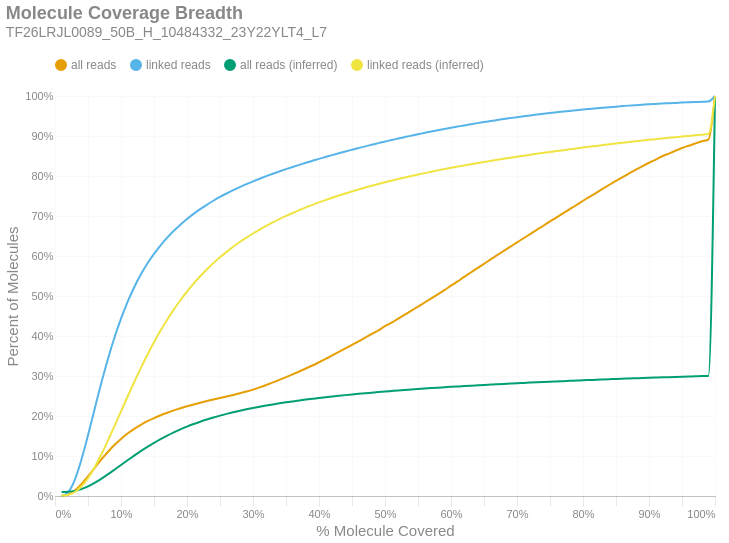

Write notebook code for a chart like this one.
### Markdown cell above
### Molecule Read Coverage
This chart shows molecule coverage breadth as computed by the number of bases aligned to that molecule. In other words, "*how much of each unique long molecule is actually sequenced/aligned?*" Keep in mind there is a distinction between sequences and alignments, since some sequences belonging to a particular molecule may not align well and wouldn't appear in the alignment data. This chart also shows molecule coverage breadth as computed by the *inferred fragment* from which the aligned sequences originate. Unlike read coverage, this calculation takes into account the total insert size, including unsequenced gaps between the forward and reverse reads. Like the previous figures, these are cumulative percents.

### Code cell
if SKIPLR:
    print_html(f"Skipped")
else:
    binned_df = consolidated_hist(valids['coverage_bp'], mask, 0.01, True)
    binned_df_inf = consolidated_hist(valids['coverage_inserts'], mask, 0.01, True)
    binned_df = binned_df.with_columns(pl.lit(binned_df_inf['all reads (cumsum)']).alias('all reads (inferred)'))
    binned_df = binned_df.with_columns(pl.lit(binned_df_inf['linked reads (cumsum)']).alias('linked reads (inferred)'))
    binned_df = binned_df.with_columns(
        (pl.col('bin').cast(pl.Float64) + 0.01).alias('right_edge')
    )

    with SafeRender(binned_df):
        (
            density_plot(binned_df, 'Molecule Coverage Breadth', samplename, 'molcov', ['all reads (inferred)','linked reads (inferred)'])
            .encode(
                #x=alt.X('bin:Q', title="% Molecule Covered").axis(format = '%').scale(padding=0),
                x=alt.X('right_edge:Q', title="% Molecule Covered").axis(format='%').scale(padding=0),
                y=alt.Y('value:Q', title='Percent of Molecules')
                    .axis(format='%')
                    .stack(False)
                    .scale(domainMin=0, padding=0),
                color=alt.Color("key:N").scale(domain = ["all reads", "linked reads", "all reads (inferred)", "linked reads (inferred)"]),
                tooltip = [
                    alt.Tooltip("key:N", title = "Data Type"),
                    alt.Tooltip("range_label:N", title="% Molecule Covered"),
                    alt.Tooltip("value:Q", format = ".2%", title="% Molecules")
                ]
            )
        ).display()

### Figure 1 — Vega-Lite specification as saved in the notebook (floating-point values rounded to 4 significant figures)
{"width": "container", "height": 400, "config": {"title": {"anchor": "start", "dy": -15, "fontSize": 18, "color": "#888888", "subtitleColor": "#888888", "subtitleFontSize": 14}, "arc": {"fill": "#0072B2"}, "axis": {"domainColor": "#888888", "domainWidth": 0.5, "gridWidth": 0.2, "grid": false, "titleFontWeight": 400, "titleFontSize": 15, "labelFontSize": 11, "labelColor": "#888888", "tickColor": "#888888", "tickWidth": 0.2, "titleColor": "#888888"}, "axisBand": {"grid": false}, "axisX": {"grid": true, "tickSize": 10, "domainCap": "round"}, "axisY": {"domain": false, "grid": true, "tickSize": 0, "domainCap": "round"}, "background": "transparent", "header": {"labelFontSize": 15, "labelColor": "#888888", "titleFontSize": 15, "titleFontWeight": 600, "titleColor": "#888888"}, "legend": {"labelFont": "sans-serif", "labelFontSize": 12, "labelColor": "#888888", "symbolSize": 100, "symbolType": "circle", "titleFontSize": 12, "titlePadding": 10, "titleColor": "#888888", "title": null, "orient": "top"}, "range": {"category": ["#E69F00", "#56B4E9", "#009E73", "#F0E442", "#0072B2", "#D55E00", "#CC79A7", "#000000"], "diverging": ["#cfe8f3", "#a2d4ec", "#73bfe2", "#46abdb", "#1696d2", "#12719e"]}, "area": {"fill": "#0072B2", "fillOpacity": 0.7, "line": true, "strokeOpacity": 0.7}, "line": {"color": "#0072B2", "stroke": "#0072B2", "strokeWidth": 2}, "trail": {"color": "#0072B2", "stroke": "#0072B2", "strokeWidth": 0, "size": 1}, "point": {"filled": true, "fillOpacity": 1.0, "size": 95}, "text": {"color": "#888888", "fontSize": 11, "align": "right", "fontWeight": 400, "size": 11}, "bar": {"fill": "#0072B2", "stroke": null}, "view": {"stroke": null, "continuousWidth": 660, "continuousHeight": 400}}, "data": {"name": "data-1a677fc0e33ffefe5a7bfb4d7891f4c2"}, "mark": {"type": "line", "interpolate": "monotone", "point": {"opacity": 0, "size": 275}}, "encoding": {"color": {"field": "key", "scale": {"domain": ["all reads", "linked reads", "all reads (inferred)", "linked reads (inferred)"]}, "type": "nominal"}, "tooltip": [{"field": "key", "title": "Data Type", "type": "nominal"}, {"field": "range_label", "title": "% Molecule Covered", "type": "nominal"}, {"field": "value", "format": ".2%", "title": "% Molecules", "type": "quantitative"}], "x": {"axis": {"format": "%"}, "field": "right_edge", "scale": {"padding": 0}, "title": "% Molecule Covered", "type": "quantitative"}, "y": {"axis": {"format": "%"}, "field": "value", "scale": {"domainMin": 0, "padding": 0}, "stack": false, "title": "Percent of Molecules", "type": "quantitative"}}, "params": [{"name": "param_c36ac31b6afebe62", "select": {"type": "point", "fields": ["key"]}, "bind": "legend"}], "title": {"text": "Molecule Coverage Breadth", "subtitle": "TF26LRJL0089_50B_H_10484332_23Y22YLT4_L7"}, "transform": [{"fold": ["all reads (cumsum)", "linked reads (cumsum)", "all reads (inferred)", "linked reads (inferred)"]}, {"calculate": "replace(datum.key, ' (cumsum)', '')", "as": "key"}, {"filter": {"param": "param_c36ac31b6afebe62"}}], "usermeta": {"embedOptions": {"downloadFileName": "TF26LRJL0089_50B_H_10484332_23Y22YLT4_L7.molcov"}}, "$schema": "https://vega.github.io/schema/vega-lite/v6.4.1.json", "datasets": {"data-1a677fc0e33ffefe5a7bfb4d7891f4c2": [{"bin": "0.0", "interval": "0.0-0.01", "all reads": 0.0001768, "linked reads": 0.0003633, "all reads (cumsum)": 0.0001768, "linked reads (cumsum)": 0.0003633, "range_label": "0.0-0.01", "all reads (inferred)": 0.009857, "linked reads (inferred)": 0.001583, "right_edge": 0.01}, {"bin": "0.01", "interval": "0.01-0.02", "all reads": 0.003233, "linked reads": 0.009418, "all reads (cumsum)": 0.00341, "linked reads (cumsum)": 0.009781, "range_label": "0.01-0.02", "all reads (inferred)": 0.0105, "linked reads (inferred)": 0.003277, "right_edge": 0.02}, {"bin": "0.02", "interval": "0.02-0.03", "all reads": 0.01003, "linked reads": 0.03072, "all reads (cumsum)": 0.01344, "linked reads (cumsum)": 0.0405, "range_label": "0.02-0.03", "all reads (inferred)": 0.01277, "linked reads (inferred)": 0.009995, "right_edge": 0.03}, {"bin": "0.03", "interval": "0.03-0.04", "all reads": 0.0161, "linked reads": 0.04995, "all reads (cumsum)": 0.02954, "linked reads (cumsum)": 0.09045, "range_label": "0.03-0.04", "all reads (inferred)": 0.01724, "linked reads (inferred)": 0.02367, "right_edge": 0.04}, {"bin": "0.04", "interval": "0.04-0.05", "all reads": 0.01964, "linked reads": 0.06118, "all reads (cumsum)": 0.04918, "linked reads (cumsum)": 0.1516, "range_label": "0.04-0.05", "all reads (inferred)": 0.02401, "linked reads (inferred)": 0.04445, "right_edge": 0.05}, {"bin": "0.05", "interval": "0.05-0.06", "all reads": 0.02098, "linked reads": 0.06547, "all reads (cumsum)": 0.07016, "linked reads (cumsum)": 0.2171, "range_label": "0.05-0.06", "all reads (inferred)": 0.0327, "linked reads (inferred)": 0.07142, "right_edge": 0.06}, {"bin": "0.06", "interval": "0.06-0.07", "all reads": 0.02064, "linked reads": 0.06446, "all reads (cumsum)": 0.09081, "linked reads (cumsum)": 0.2816, "range_label": "0.06-0.07", "all reads (inferred)": 0.04285, "linked reads (inferred)": 0.103, "right_edge": 0.07}, {"bin": "0.07", "interval": "0.07-0.08", "all reads": 0.01914, "linked reads": 0.05979, "all reads (cumsum)": 0.1099, "linked reads (cumsum)": 0.3414, "range_label": "0.07-0.08", "all reads (inferred)": 0.05398, "linked reads (inferred)": 0.1377, "right_edge": 0.08}, {"bin": "0.08", "interval": "0.08-0.09", "all reads": 0.01737, "linked reads": 0.05428, "all reads (cumsum)": 0.1273, "linked reads (cumsum)": 0.3956, "range_label": "0.08-0.09", "all reads (inferred)": 0.06571, "linked reads (inferred)": 0.1743, "right_edge": 0.09}, {"bin": "0.09", "interval": "0.09-0.1", "all reads": 0.01538, "linked reads": 0.04801, "all reads (cumsum)": 0.1427, "linked reads (cumsum)": 0.4436, "range_label": "0.09-0.1", "all reads (inferred)": 0.07766, "linked reads (inferred)": 0.2116, "right_edge": 0.1}, {"bin": "0.1", "interval": "0.1-0.11", "all reads": 0.01343, "linked reads": 0.04187, "all reads (cumsum)": 0.1561, "linked reads (cumsum)": 0.4855, "range_label": "0.1-0.11", "all reads (inferred)": 0.08953, "linked reads (inferred)": 0.2487, "right_edge": 0.11}, {"bin": "0.11", "interval": "0.11-0.12", "all reads": 0.01172, "linked reads": 0.0365, "all reads (cumsum)": 0.1679, "linked reads (cumsum)": 0.522, "range_label": "0.11-0.12", "all reads (inferred)": 0.1011, "linked reads (inferred)": 0.2848, "right_edge": 0.12}, {"bin": "0.12", "interval": "0.12-0.13", "all reads": 0.01016, "linked reads": 0.03154, "all reads (cumsum)": 0.178, "linked reads (cumsum)": 0.5535, "range_label": "0.12-0.13", "all reads (inferred)": 0.1123, "linked reads (inferred)": 0.3198, "right_edge": 0.13}, {"bin": "0.13", "interval": "0.13-0.14", "all reads": 0.008968, "linked reads": 0.02768, "all reads (cumsum)": 0.187, "linked reads (cumsum)": 0.5812, "range_label": "0.13-0.14", "all reads (inferred)": 0.1229, "linked reads (inferred)": 0.353, "right_edge": 0.14}, {"bin": "0.14", "interval": "0.14-0.15", "all reads": 0.007895, "linked reads": 0.02415, "all reads (cumsum)": 0.1949, "linked reads (cumsum)": 0.6054, "range_label": "0.14-0.15", "all reads (inferred)": 0.133, "linked reads (inferred)": 0.3843, "right_edge": 0.15}, {"bin": "0.15", "interval": "0.15-0.16", "all reads": 0.007064, "linked reads": 0.02143, "all reads (cumsum)": 0.2019, "linked reads (cumsum)": 0.6268, "range_label": "0.15-0.16", "all reads (inferred)": 0.1423, "linked reads (inferred)": 0.4135, "right_edge": 0.16}, {"bin": "0.16", "interval": "0.16-0.17", "all reads": 0.00632, "linked reads": 0.01896, "all reads (cumsum)": 0.2083, "linked reads (cumsum)": 0.6458, "range_label": "0.16-0.17", "all reads (inferred)": 0.151, "linked reads (inferred)": 0.4408, "right_edge": 0.17}, {"bin": "0.17", "interval": "0.17-0.18", "all reads": 0.005797, "linked reads": 0.01718, "all reads (cumsum)": 0.2141, "linked reads (cumsum)": 0.6629, "range_label": "0.17-0.18", "all reads (inferred)": 0.1591, "linked reads (inferred)": 0.466, "right_edge": 0.18}, {"bin": "0.18", "interval": "0.18-0.19", "all reads": 0.005277, "linked reads": 0.01535, "all reads (cumsum)": 0.2193, "linked reads (cumsum)": 0.6783, "range_label": "0.18-0.19", "all reads (inferred)": 0.1666, "linked reads (inferred)": 0.4894, "right_edge": 0.19}, {"bin": "0.19", "interval": "0.19-0.2", "all reads": 0.004907, "linked reads": 0.01404, "all reads (cumsum)": 0.2242, "linked reads (cumsum)": 0.6923, "range_label": "0.19-0.2", "all reads (inferred)": 0.1735, "linked reads (inferred)": 0.511, "right_edge": 0.2}, {"bin": "0.2", "interval": "0.2-0.21", "all reads": 0.004566, "linked reads": 0.01287, "all reads (cumsum)": 0.2288, "linked reads (cumsum)": 0.7052, "range_label": "0.2-0.21", "all reads (inferred)": 0.1799, "linked reads (inferred)": 0.5309, "right_edge": 0.21}, {"bin": "0.21", "interval": "0.21-0.22", "all reads": 0.004321, "linked reads": 0.01186, "all reads (cumsum)": 0.2331, "linked reads (cumsum)": 0.7171, "range_label": "0.21-0.22", "all reads (inferred)": 0.1858, "linked reads (inferred)": 0.5494, "right_edge": 0.22}, {"bin": "0.22", "interval": "0.22-0.23", "all reads": 0.004145, "linked reads": 0.01092, "all reads (cumsum)": 0.2373, "linked reads (cumsum)": 0.728, "range_label": "0.22-0.23", "all reads (inferred)": 0.1912, "linked reads (inferred)": 0.5664, "right_edge": 0.23}, {"bin": "0.23", "interval": "0.23-0.24", "all reads": 0.004029, "linked reads": 0.01013, "all reads (cumsum)": 0.2413, "linked reads (cumsum)": 0.7381, "range_label": "0.23-0.24", "all reads (inferred)": 0.1963, "linked reads (inferred)": 0.5822, "right_edge": 0.24}, {"bin": "0.24", "interval": "0.24-0.25", "all reads": 0.003849, "linked reads": 0.009425, "all reads (cumsum)": 0.2452, "linked reads (cumsum)": 0.7475, "range_label": "0.24-0.25", "all reads (inferred)": 0.201, "linked reads (inferred)": 0.5968, "right_edge": 0.25}, {"bin": "0.25", "interval": "0.25-0.26", "all reads": 0.003691, "linked reads": 0.008738, "all reads (cumsum)": 0.2488, "linked reads (cumsum)": 0.7563, "range_label": "0.25-0.26", "all reads (inferred)": 0.2053, "linked reads (inferred)": 0.6104, "right_edge": 0.26}, {"bin": "0.26", "interval": "0.26-0.27", "all reads": 0.003837, "linked reads": 0.008245, "all reads (cumsum)": 0.2527, "linked reads (cumsum)": 0.7645, "range_label": "0.26-0.27", "all reads (inferred)": 0.2094, "linked reads (inferred)": 0.623, "right_edge": 0.27}, {"bin": "0.27", "interval": "0.27-0.28", "all reads": 0.004079, "linked reads": 0.007771, "all reads (cumsum)": 0.2568, "linked reads (cumsum)": 0.7723, "range_label": "0.27-0.28", "all reads (inferred)": 0.2132, "linked reads (inferred)": 0.6349, "right_edge": 0.28}, {"bin": "0.28", "interval": "0.28-0.29", "all reads": 0.004388, "linked reads": 0.007308, "all reads (cumsum)": 0.2612, "linked reads (cumsum)": 0.7796, "range_label": "0.28-0.29", "all reads (inferred)": 0.2167, "linked reads (inferred)": 0.6459, "right_edge": 0.29}, {"bin": "0.29", "interval": "0.29-0.3", "all reads": 0.004857, "linked reads": 0.006933, "all reads (cumsum)": 0.266, "linked reads (cumsum)": 0.7865, "range_label": "0.29-0.3", "all reads (inferred)": 0.2201, "linked reads (inferred)": 0.6563, "right_edge": 0.3}, {"bin": "0.3", "interval": "0.3-0.31", "all reads": 0.005488, "linked reads": 0.006632, "all reads (cumsum)": 0.2715, "linked reads (cumsum)": 0.7932, "range_label": "0.3-0.31", "all reads (inferred)": 0.2232, "linked reads (inferred)": 0.666, "right_edge": 0.31}, {"bin": "0.31", "interval": "0.31-0.32", "all reads": 0.006068, "linked reads": 0.006374, "all reads (cumsum)": 0.2776, "linked reads (cumsum)": 0.7995, "range_label": "0.31-0.32", "all reads (inferred)": 0.2261, "linked reads (inferred)": 0.6753, "right_edge": 0.32}, {"bin": "0.32", "interval": "0.32-0.33", "all reads": 0.00639, "linked reads": 0.006058, "all reads (cumsum)": 0.284, "linked reads (cumsum)": 0.8056, "range_label": "0.32-0.33", "all reads (inferred)": 0.2289, "linked reads (inferred)": 0.684, "right_edge": 0.33}, {"bin": "0.33", "interval": "0.33-0.34", "all reads": 0.006502, "linked reads": 0.005843, "all reads (cumsum)": 0.2905, "linked reads (cumsum)": 0.8114, "range_label": "0.33-0.34", "all reads (inferred)": 0.2316, "linked reads (inferred)": 0.6923, "right_edge": 0.34}, {"bin": "0.34", "interval": "0.34-0.35", "all reads": 0.006805, "linked reads": 0.00574, "all reads (cumsum)": 0.2973, "linked reads (cumsum)": 0.8172, "range_label": "0.34-0.35", "all reads (inferred)": 0.2341, "linked reads (inferred)": 0.7001, "right_edge": 0.35}, {"bin": "0.35", "interval": "0.35-0.36", "all reads": 0.006971, "linked reads": 0.005446, "all reads (cumsum)": 0.3042, "linked reads (cumsum)": 0.8226, "range_label": "0.35-0.36", "all reads (inferred)": 0.2365, "linked reads (inferred)": 0.7076, "right_edge": 0.36}, {"bin": "0.36", "interval": "0.36-0.37", "all reads": 0.007121, "linked reads": 0.005205, "all reads (cumsum)": 0.3114, "linked reads (cumsum)": 0.8278, "range_label": "0.36-0.37", "all reads (inferred)": 0.2388, "linked reads (inferred)": 0.7147, "right_edge": 0.37}, {"bin": "0.37", "interval": "0.37-0.38", "all reads": 0.007393, "linked reads": 0.005111, "all reads (cumsum)": 0.3187, "linked reads (cumsum)": 0.8329, "range_label": "0.37-0.38", "all reads (inferred)": 0.241, "linked reads (inferred)": 0.7214, "right_edge": 0.38}, {"bin": "0.38", "interval": "0.38-0.39", "all reads": 0.007564, "linked reads": 0.00498, "all reads (cumsum)": 0.3263, "linked reads (cumsum)": 0.8379, "range_label": "0.38-0.39", "all reads (inferred)": 0.243, "linked reads (inferred)": 0.7279, "right_edge": 0.39}, {"bin": "0.39", "interval": "0.39-0.4", "all reads": 0.008067, "linked reads": 0.004941, "all reads (cumsum)": 0.3344, "linked reads (cumsum)": 0.8429, "range_label": "0.39-0.4", "all reads (inferred)": 0.2451, "linked reads (inferred)": 0.7342, "right_edge": 0.4}, {"bin": "0.4", "interval": "0.4-0.41", "all reads": 0.008319, "linked reads": 0.004684, "all reads (cumsum)": 0.3427, "linked reads (cumsum)": 0.8476, "range_label": "0.4-0.41", "all reads (inferred)": 0.2469, "linked reads (inferred)": 0.74, "right_edge": 0.41}, {"bin": "0.41", "interval": "0.41-0.42", "all reads": 0.008784, "linked reads": 0.00469, "all reads (cumsum)": 0.3515, "linked reads (cumsum)": 0.8522, "range_label": "0.41-0.42", "all reads (inferred)": 0.2487, "linked reads (inferred)": 0.7456, "right_edge": 0.42}, {"bin": "0.42", "interval": "0.42-0.43", "all reads": 0.008788, "linked reads": 0.004564, "all reads (cumsum)": 0.3603, "linked reads (cumsum)": 0.8568, "range_label": "0.42-0.43", "all reads (inferred)": 0.2505, "linked reads (inferred)": 0.7511, "right_edge": 0.43}, {"bin": "0.43", "interval": "0.43-0.44", "all reads": 0.008741, "linked reads": 0.004502, "all reads (cumsum)": 0.369, "linked reads (cumsum)": 0.8613, "range_label": "0.43-0.44", "all reads (inferred)": 0.2522, "linked reads (inferred)": 0.7563, "right_edge": 0.44}, {"bin": "0.44", "interval": "0.44-0.45", "all reads": 0.008876, "linked reads": 0.004338, "all reads (cumsum)": 0.3779, "linked reads (cumsum)": 0.8656, "range_label": "0.44-0.45", "all reads (inferred)": 0.2538, "linked reads (inferred)": 0.7614, "right_edge": 0.45}, {"bin": "0.45", "interval": "0.45-0.46", "all reads": 0.00894, "linked reads": 0.004267, "all reads (cumsum)": 0.3868, "linked reads (cumsum)": 0.8699, "range_label": "0.45-0.46", "all reads (inferred)": 0.2554, "linked reads (inferred)": 0.7663, "right_edge": 0.46}, {"bin": "0.46", "interval": "0.46-0.47", "all reads": 0.008981, "linked reads": 0.004205, "all reads (cumsum)": 0.3958, "linked reads (cumsum)": 0.8741, "range_label": "0.46-0.47", "all reads (inferred)": 0.2569, "linked reads (inferred)": 0.771, "right_edge": 0.47}, {"bin": "0.47", "interval": "0.47-0.48", "all reads": 0.009292, "linked reads": 0.004057, "all reads (cumsum)": 0.4051, "linked reads (cumsum)": 0.8782, "range_label": "0.47-0.48", "all reads (inferred)": 0.2584, "linked reads (inferred)": 0.7756, "right_edge": 0.48}, {"bin": "0.48", "interval": "0.48-0.49", "all reads": 0.009076, "linked reads": 0.003995, "all reads (cumsum)": 0.4142, "linked reads (cumsum)": 0.8822, "range_label": "0.48-0.49", "all reads (inferred)": 0.2598, "linked reads (inferred)": 0.78, "right_edge": 0.49}, {"bin": "0.49", "interval": "0.49-0.5", "all reads": 0.0103, "linked reads": 0.004072, "all reads (cumsum)": 0.4245, "linked reads (cumsum)": 0.8862, "range_label": "0.49-0.5", "all reads (inferred)": 0.2612, "linked reads (inferred)": 0.7843, "right_edge": 0.5}, {"bin": "0.5", "interval": "0.5-0.51", "all reads": 0.008895, "linked reads": 0.003682, "all reads (cumsum)": 0.4334, "linked reads (cumsum)": 0.8899, "range_label": "0.5-0.51", "all reads (inferred)": 0.2625, "linked reads (inferred)": 0.7884, "right_edge": 0.51}, {"bin": "0.51", "interval": "0.51-0.52", "all reads": 0.01013, "linked reads": 0.00377, "all reads (cumsum)": 0.4435, "linked reads (cumsum)": 0.8937, "range_label": "0.51-0.52", "all reads (inferred)": 0.2638, "linked reads (inferred)": 0.7924, "right_edge": 0.52}, {"bin": "0.52", "interval": "0.52-0.53", "all reads": 0.009834, "linked reads": 0.003591, "all reads (cumsum)": 0.4533, "linked reads (cumsum)": 0.8973, "range_label": "0.52-0.53", "all reads (inferred)": 0.265, "linked reads (inferred)": 0.7962, "right_edge": 0.53}, {"bin": "0.53", "interval": "0.53-0.54", "all reads": 0.01011, "linked reads": 0.003552, "all reads (cumsum)": 0.4634, "linked reads (cumsum)": 0.9008, "range_label": "0.53-0.54", "all reads (inferred)": 0.2663, "linked reads (inferred)": 0.8, "right_edge": 0.54}, {"bin": "0.54", "interval": "0.54-0.55", "all reads": 0.01002, "linked reads": 0.00354, "all reads (cumsum)": 0.4735, "linked reads (cumsum)": 0.9044, "range_label": "0.54-0.55", "all reads (inferred)": 0.2674, "linked reads (inferred)": 0.8036, "right_edge": 0.55}, {"bin": "0.55", "interval": "0.55-0.56", "all reads": 0.01035, "linked reads": 0.00342, "all reads (cumsum)": 0.4838, "linked reads (cumsum)": 0.9078, "range_label": "0.55-0.56", "all reads (inferred)": 0.2686, "linked reads (inferred)": 0.8072, "right_edge": 0.56}, {"bin": "0.56", "interval": "0.56-0.57", "all reads": 0.0102, "linked reads": 0.003341, "all reads (cumsum)": 0.494, "linked reads (cumsum)": 0.9111, "range_label": "0.56-0.57", "all reads (inferred)": 0.2697, "linked reads (inferred)": 0.8107, "right_edge": 0.57}, {"bin": "0.57", "interval": "0.57-0.58", "all reads": 0.01021, "linked reads": 0.003174, "all reads (cumsum)": 0.5042, "linked reads (cumsum)": 0.9143, "range_label": "0.57-0.58", "all reads (inferred)": 0.2708, "linked reads (inferred)": 0.8141, "right_edge": 0.58}, {"bin": "0.58", "interval": "0.58-0.59", "all reads": 0.01055, "linked reads": 0.00309, "all reads (cumsum)": 0.5148, "linked reads (cumsum)": 0.9174, "range_label": "0.58-0.59", "all reads (inferred)": 0.2718, "linked reads (inferred)": 0.8172, "right_edge": 0.59}, {"bin": "0.59", "interval": "0.59-0.6", "all reads": 0.01098, "linked reads": 0.003118, "all reads (cumsum)": 0.5258, "linked reads (cumsum)": 0.9205, "range_label": "0.59-0.6", "all reads (inferred)": 0.2728, "linked reads (inferred)": 0.8204, "right_edge": 0.6}, {"bin": "0.6", "interval": "0.6-0.61", "all reads": 0.01072, "linked reads": 0.002988, "all reads (cumsum)": 0.5365, "linked reads (cumsum)": 0.9235, "range_label": "0.6-0.61", "all reads (inferred)": 0.2738, "linked reads (inferred)": 0.8235, "right_edge": 0.61}, {"bin": "0.61", "interval": "0.61-0.62", "all reads": 0.0113, "linked reads": 0.00301, "all reads (cumsum)": 0.5478, "linked reads (cumsum)": 0.9265, "range_label": "0.61-0.62", "all reads (inferred)": 0.2748, "linked reads (inferred)": 0.8265, "right_edge": 0.62}, {"bin": "0.62", "interval": "0.62-0.63", "all reads": 0.01092, "linked reads": 0.002914, "all reads (cumsum)": 0.5587, "linked reads (cumsum)": 0.9294, "range_label": "0.62-0.63", "all reads (inferred)": 0.2758, "linked reads (inferred)": 0.8295, "right_edge": 0.63}, {"bin": "0.63", "interval": "0.63-0.64", "all reads": 0.01091, "linked reads": 0.002757, "all reads (cumsum)": 0.5696, "linked reads (cumsum)": 0.9322, "range_label": "0.63-0.64", "all reads (inferred)": 0.2767, "linked reads (inferred)": 0.8323, "right_edge": 0.64}, {"bin": "0.64", "interval": "0.64-0.65", "all reads": 0.01072, "linked reads": 0.002639, "all reads (cumsum)": 0.5803, "linked reads (cumsum)": 0.9348, "range_label": "0.64-0.65", "all reads (inferred)": 0.2776, "linked reads (inferred)": 0.8352, "right_edge": 0.65}, {"bin": "0.65", "interval": "0.65-0.66", "all reads": 0.01117, "linked reads": 0.002694, "all reads (cumsum)": 0.5915, "linked reads (cumsum)": 0.9375, "range_label": "0.65-0.66", "all reads (inferred)": 0.2785, "linked reads (inferred)": 0.8379, "right_edge": 0.66}, {"bin": "0.66", "interval": "0.66-0.67", "all reads": 0.01051, "linked reads": 0.002427, "all reads (cumsum)": 0.602, "linked reads (cumsum)": 0.9399, "range_label": "0.66-0.67", "all reads (inferred)": 0.2794, "linked reads (inferred)": 0.8406, "right_edge": 0.67}, {"bin": "0.67", "interval": "0.67-0.68", "all reads": 0.01083, "linked reads": 0.002472, "all reads (cumsum)": 0.6128, "linked reads (cumsum)": 0.9424, "range_label": "0.67-0.68", "all reads (inferred)": 0.2802, "linked reads (inferred)": 0.8432, "right_edge": 0.68}, {"bin": "0.68", "interval": "0.68-0.69", "all reads": 0.01052, "linked reads": 0.002331, "all reads (cumsum)": 0.6234, "linked reads (cumsum)": 0.9448, "range_label": "0.68-0.69", "all reads (inferred)": 0.2811, "linked reads (inferred)": 0.8458, "right_edge": 0.69}, {"bin": "0.69", "interval": "0.69-0.7", "all reads": 0.01074, "linked reads": 0.002309, "all reads (cumsum)": 0.6341, "linked reads (cumsum)": 0.9471, "range_label": "0.69-0.7", "all reads (inferred)": 0.2819, "linked reads (inferred)": 0.8483, "right_edge": 0.7}, {"bin": "0.7", "interval": "0.7-0.71", "all reads": 0.01033, "linked reads": 0.00221, "all reads (cumsum)": 0.6444, "linked reads (cumsum)": 0.9493, "range_label": "0.7-0.71", "all reads (inferred)": 0.2827, "linked reads (inferred)": 0.8507, "right_edge": 0.71}, {"bin": "0.71", "interval": "0.71-0.72", "all reads": 0.0103, "linked reads": 0.002149, "all reads (cumsum)": 0.6547, "linked reads (cumsum)": 0.9514, "range_label": "0.71-0.72", "all reads (inferred)": 0.2835, "linked reads (inferred)": 0.8532, "right_edge": 0.72}, {"bin": "0.72", "interval": "0.72-0.73", "all reads": 0.01064, "linked reads": 0.002082, "all reads (cumsum)": 0.6654, "linked reads (cumsum)": 0.9535, "range_label": "0.72-0.73", "all reads (inferred)": 0.2842, "linked reads (inferred)": 0.8556, "right_edge": 0.73}, {"bin": "0.73", "interval": "0.73-0.74", "all reads": 0.01033, "linked reads": 0.002005, "all reads (cumsum)": 0.6757, "linked reads (cumsum)": 0.9555, "range_label": "0.73-0.74", "all reads (inferred)": 0.285, "linked reads (inferred)": 0.8579, "right_edge": 0.74}, {"bin": "0.74", "interval": "0.74-0.75", "all reads": 0.01083, "linked reads": 0.001996, "all reads (cumsum)": 0.6865, "linked reads (cumsum)": 0.9575, "range_label": "0.74-0.75", "all reads (inferred)": 0.2857, "linked reads (inferred)": 0.8602, "right_edge": 0.75}, {"bin": "0.75", "interval": "0.75-0.76", "all reads": 0.01013, "linked reads": 0.001778, "all reads (cumsum)": 0.6967, "linked reads (cumsum)": 0.9593, "range_label": "0.75-0.76", "all reads (inferred)": 0.2864, "linked reads (inferred)": 0.8624, "right_edge": 0.76}, {"bin": "0.76", "interval": "0.76-0.77", "all reads": 0.01037, "linked reads": 0.001779, "all reads (cumsum)": 0.707, "linked reads (cumsum)": 0.9611, "range_label": "0.76-0.77", "all reads (inferred)": 0.2872, "linked reads (inferred)": 0.8646, "right_edge": 0.77}, {"bin": "0.77", "interval": "0.77-0.78", "all reads": 0.01024, "linked reads": 0.001715, "all reads (cumsum)": 0.7173, "linked reads (cumsum)": 0.9628, "range_label": "0.77-0.78", "all reads (inferred)": 0.2879, "linked reads (inferred)": 0.8668, "right_edge": 0.78}, {"bin": "0.78", "interval": "0.78-0.79", "all reads": 0.01023, "linked reads": 0.001662, "all reads (cumsum)": 0.7275, "linked reads (cumsum)": 0.9644, "range_label": "0.78-0.79", "all reads (inferred)": 0.2886, "linked reads (inferred)": 0.8689, "right_edge": 0.79}, {"bin": "0.79", "interval": "0.79-0.8", "all reads": 0.01068, "linked reads": 0.001696, "all reads (cumsum)": 0.7382, "linked reads (cumsum)": 0.9661, "range_label": "0.79-0.8", "all reads (inferred)": 0.2893, "linked reads (inferred)": 0.8711, "right_edge": 0.8}, {"bin": "0.8", "interval": "0.8-0.81", "all reads": 0.009842, "linked reads": 0.001522, "all reads (cumsum)": 0.748, "linked reads (cumsum)": 0.9677, "range_label": "0.8-0.81", "all reads (inferred)": 0.29, "linked reads (inferred)": 0.8732, "right_edge": 0.81}, {"bin": "0.81", "interval": "0.81-0.82", "all reads": 0.009959, "linked reads": 0.001507, "all reads (cumsum)": 0.758, "linked reads (cumsum)": 0.9692, "range_label": "0.81-0.82", "all reads (inferred)": 0.2906, "linked reads (inferred)": 0.8753, "right_edge": 0.82}, {"bin": "0.82", "interval": "0.82-0.83", "all reads": 0.01022, "linked reads": 0.001489, "all reads (cumsum)": 0.7682, "linked reads (cumsum)": 0.9706, "range_label": "0.82-0.83", "all reads (inferred)": 0.2913, "linked reads (inferred)": 0.8773, "right_edge": 0.83}, {"bin": "0.83", "interval": "0.83-0.84", "all reads": 0.009919, "linked reads": 0.001423, "all reads (cumsum)": 0.7781, "linked reads (cumsum)": 0.9721, "range_label": "0.83-0.84", "all reads (inferred)": 0.2919, "linked reads (inferred)": 0.8793, "right_edge": 0.84}, {"bin": "0.84", "interval": "0.84-0.85", "all reads": 0.009586, "linked reads": 0.001356, "all reads (cumsum)": 0.7877, "linked reads (cumsum)": 0.9734, "range_label": "0.84-0.85", "all reads (inferred)": 0.2926, "linked reads (inferred)": 0.8812, "right_edge": 0.85}, {"bin": "0.85", "interval": "0.85-0.86", "all reads": 0.009589, "linked reads": 0.001298, "all reads (cumsum)": 0.7973, "linked reads (cumsum)": 0.9747, "range_label": "0.85-0.86", "all reads (inferred)": 0.2932, "linked reads (inferred)": 0.8831, "right_edge": 0.86}, {"bin": "0.86", "interval": "0.86-0.87", "all reads": 0.009231, "linked reads": 0.001217, "all reads (cumsum)": 0.8065, "linked reads (cumsum)": 0.9759, "range_label": "0.86-0.87", "all reads (inferred)": 0.2938, "linked reads (inferred)": 0.885, "right_edge": 0.87}, {"bin": "0.87", "interval": "0.87-0.88", "all reads": 0.009155, "linked reads": 0.001124, "all reads (cumsum)": 0.8157, "linked reads (cumsum)": 0.9771, "range_label": "0.87-0.88", "all reads (inferred)": 0.2944, "linked reads (inferred)": 0.8868, "right_edge": 0.88}, {"bin": "0.88", "interval": "0.88-0.89", "all reads": 0.008788, "linked reads": 0.001087, "all reads (cumsum)": 0.8245, "linked reads (cumsum)": 0.9782, "range_label": "0.88-0.89", "all reads (inferred)": 0.295, "linked reads (inferred)": 0.8887, "right_edge": 0.89}, {"bin": "0.89", "interval": "0.89-0.9", "all reads": 0.008632, "linked reads": 0.001072, "all reads (cumsum)": 0.8331, "linked reads (cumsum)": 0.9792, "range_label": "0.89-0.9", "all reads (inferred)": 0.2956, "linked reads (inferred)": 0.8904, "right_edge": 0.9}, {"bin": "0.9", "interval": "0.9-0.91", "all reads": 0.007732, "linked reads": 0.0009365, "all reads (cumsum)": 0.8408, "linked reads (cumsum)": 0.9802, "range_label": "0.9-0.91", "all reads (inferred)": 0.2961, "linked reads (inferred)": 0.8921, "right_edge": 0.91}, {"bin": "0.91", "interval": "0.91-0.92", "all reads": 0.008586, "linked reads": 0.0009457, "all reads (cumsum)": 0.8494, "linked reads (cumsum)": 0.9811, "range_label": "0.91-0.92", "all reads (inferred)": 0.2966, "linked reads (inferred)": 0.8938, "right_edge": 0.92}, {"bin": "0.92", "interval": "0.92-0.93", "all reads": 0.006681, "linked reads": 0.0008296, "all reads (cumsum)": 0.8561, "linked reads (cumsum)": 0.9819, "range_label": "0.92-0.93", "all reads (inferred)": 0.2972, "linked reads (inferred)": 0.8955, "right_edge": 0.93}, {"bin": "0.93", "interval": "0.93-0.94", "all reads": 0.006942, "linked reads": 0.0008101, "all reads (cumsum)": 0.863, "linked reads (cumsum)": 0.9827, "range_label": "0.93-0.94", "all reads (inferred)": 0.2977, "linked reads (inferred)": 0.8971, "right_edge": 0.94}, {"bin": "0.94", "interval": "0.94-0.95", "all reads": 0.006992, "linked reads": 0.0007713, "all reads (cumsum)": 0.87, "linked reads (cumsum)": 0.9835, "range_label": "0.94-0.95", "all reads (inferred)": 0.2982, "linked reads (inferred)": 0.8986, "right_edge": 0.95}, {"bin": "0.95", "interval": "0.95-0.96", "all reads": 0.005503, "linked reads": 0.0007113, "all reads (cumsum)": 0.8755, "linked reads (cumsum)": 0.9842, "range_label": "0.95-0.96", "all reads (inferred)": 0.2987, "linked reads (inferred)": 0.9002, "right_edge": 0.96}, {"bin": "0.96", "interval": "0.96-0.97", "all reads": 0.005753, "linked reads": 0.0006821, "all reads (cumsum)": 0.8813, "linked reads (cumsum)": 0.9849, "range_label": "0.96-0.97", "all reads (inferred)": 0.2992, "linked reads (inferred)": 0.9018, "right_edge": 0.97}, {"bin": "0.97", "interval": "0.97-0.98", "all reads": 0.005401, "linked reads": 0.0006071, "all reads (cumsum)": 0.8867, "linked reads (cumsum)": 0.9855, "range_label": "0.97-0.98", "all reads (inferred)": 0.2997, "linked reads (inferred)": 0.9033, "right_edge": 0.98}, {"bin": "0.98", "interval": "0.98-0.99", "all reads": 0.004275, "linked reads": 0.0006534, "all reads (cumsum)": 0.891, "linked reads (cumsum)": 0.9862, "range_label": "0.98-0.99", "all reads (inferred)": 0.3002, "linked reads (inferred)": 0.9048, "right_edge": 0.99}, {"bin": "0.99", "interval": "0.99-1.0", "all reads": 0.109, "linked reads": 0.01383, "all reads (cumsum)": 1.0, "linked reads (cumsum)": 1.0, "range_label": "0.99-1.0", "all reads (inferred)": 1.0, "linked reads (inferred)": 1.0, "right_edge": 1.0}]}}
